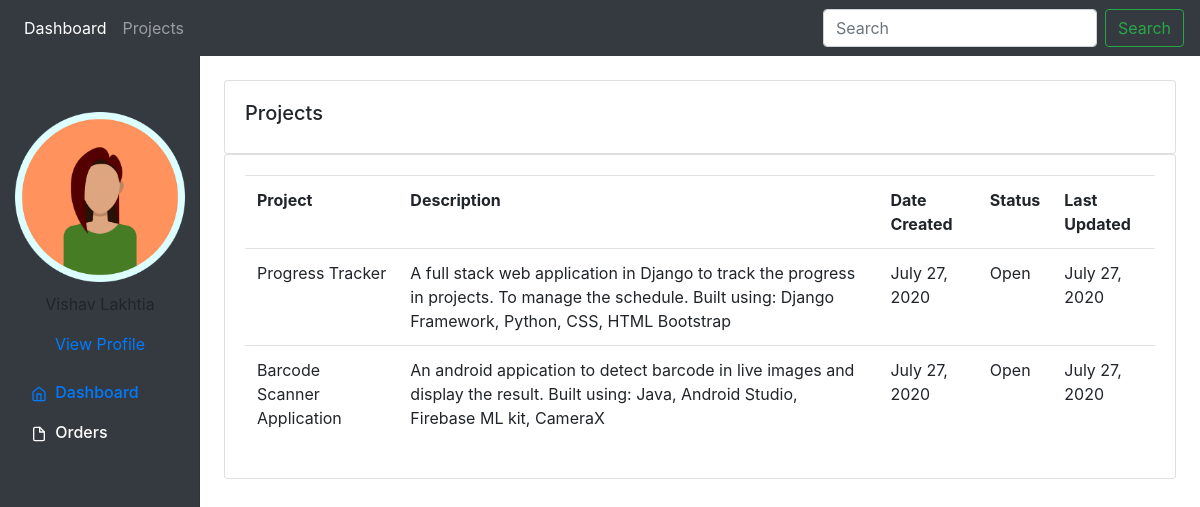
The page /projects/ on the database as committed earlier.
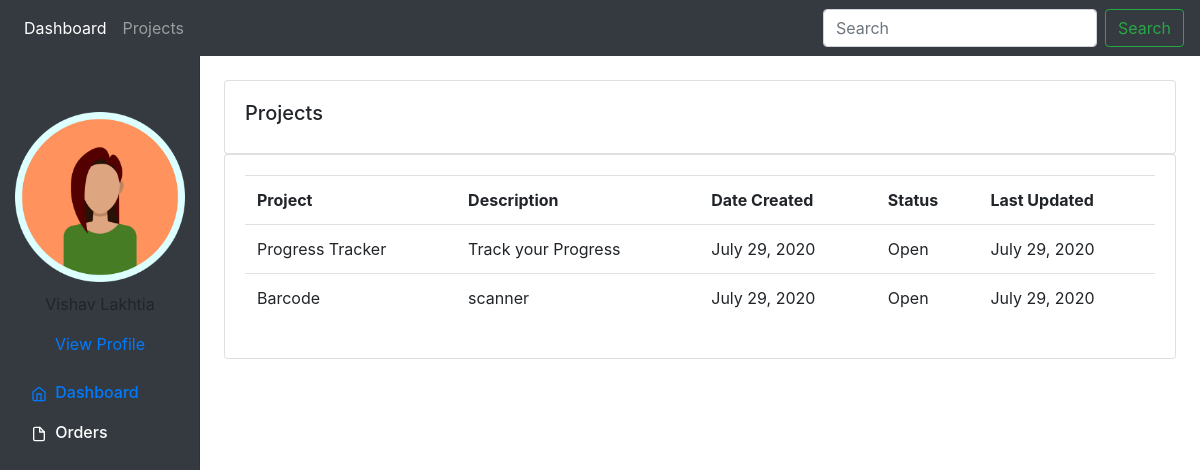
The same page on the database as committed later.
### System/models.py (models this page shows, shortened)
class Project(models.Model):
    PROJECT_STATUS = (
        ("Open", "Open"),
        ("Closed", "Closed")
    )
    name = models.CharField(max_length=50)
    description = models.TextField(max_length=1000)
    date_created = models.DateField(auto_now=True)
    last_updated = models.DateField(auto_now=True)
    status = models.CharField(max_length=200, choices=PROJECT_STATUS, default="Open", null=True)
    created_by = models.ForeignKey("customer", on_delete=models.CASCADE,default=1)

### System/views.py (the view)
# urls.py: path('projects/', views.projects_view, name="projects"),
def projects_view(request):
    projects = Project.objects.all()
    return render(request, "project.html", {
        "projects": projects
    })

### System/templates/project.html
{% extends "base.html" %}
{% block content %}
		<br>
		<div class="row">
			<div class="col-md">
				<div class="card card-body">
					<h5>Projects</h5>
				</div>
				<div class="card card-body">
					<table class="table">
						<tr>
							<th>Project</th>
							<th>Description</th>
							<th>Date Created</th>
                            <th>Status</th>
                            <th>Last Updated</th>
						</tr>
						{% for project in projects %}
							<tr>
								<td>{{project.name}}</td>
								<td>{{project.description}}</td>
								<td>{{project.date_created}}</td>
								<td>{{project.status}}</td>
								<td>{{project.last_updated}}</td>
							</tr>
						{% endfor %}
					</table>
				</div>
			</div>
		</div>
{% endblock content %}

Rows that differ between the two databases and show on the page:
removed Project: name "Barcode Scanner Application", description "An android appication to detect barcode in live images and display the result. Built using: Java, Android Studio, Firebase ML kit, CameraX", date_created "July 27, 2020", status "Open", last_updated "July 27, 2020"
changed Project "Progress Tracker": description "A full stack web application in Django to track the progress in projects. To manage the schedule. Built using: Django Framework, Python, CSS, HTML Bootstrap" → "Track your Progress"; date_created "July 27, 2020" → "July 29, 2020"; last_updated "July 27, 2020" → "July 29, 2020"
added Project: name "Barcode", description "scanner", date_created "July 29, 2020", status "Open", last_updated "July 29, 2020"
